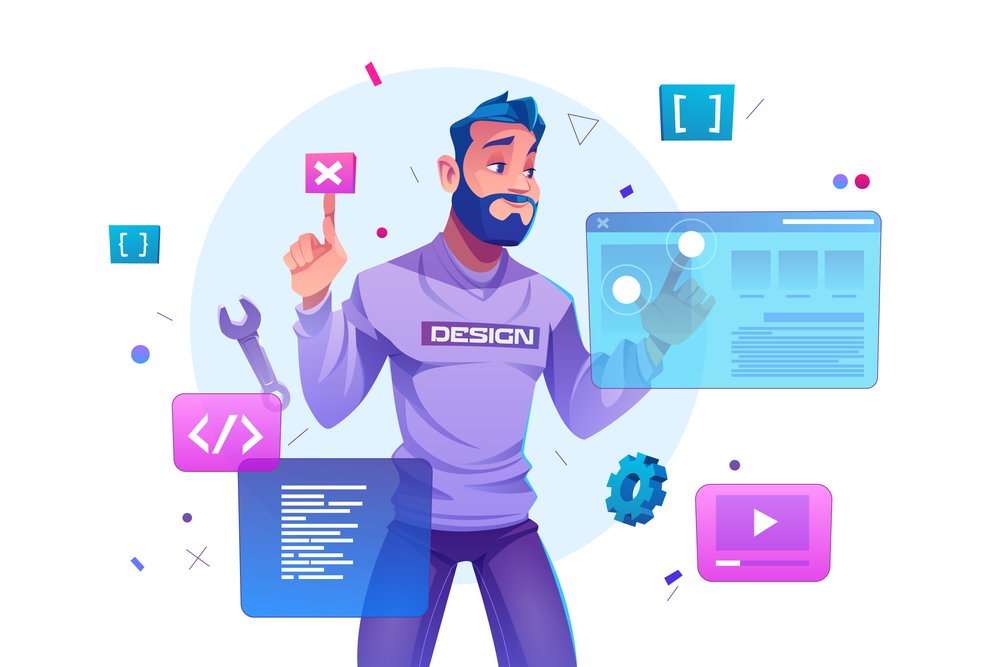
#> input picture Old-Pic.png, 1000 x 667 px, shrunk from 5000 x 3333 before the run
$ python q7.py
#> lines starting #> are read from the running program, lines starting #| are printed output that depends on the picture; after the words box and inside, x2 and y2 are one past the last pixel; in counts of white or black regions, pixels touching at a corner belong together
import cv2
import numpy as np
from matplotlib import pyplot as plt

# Read input image
input_image = cv2.imread("Old-Pic.png")
#> input_image is the input picture: shape (667, 1000, 3); mean B, G, R 243.5, 218.9, 214.5

# Convert to grayscale
gray_image = cv2.cvtColor(input_image, cv2.COLOR_BGR2GRAY)
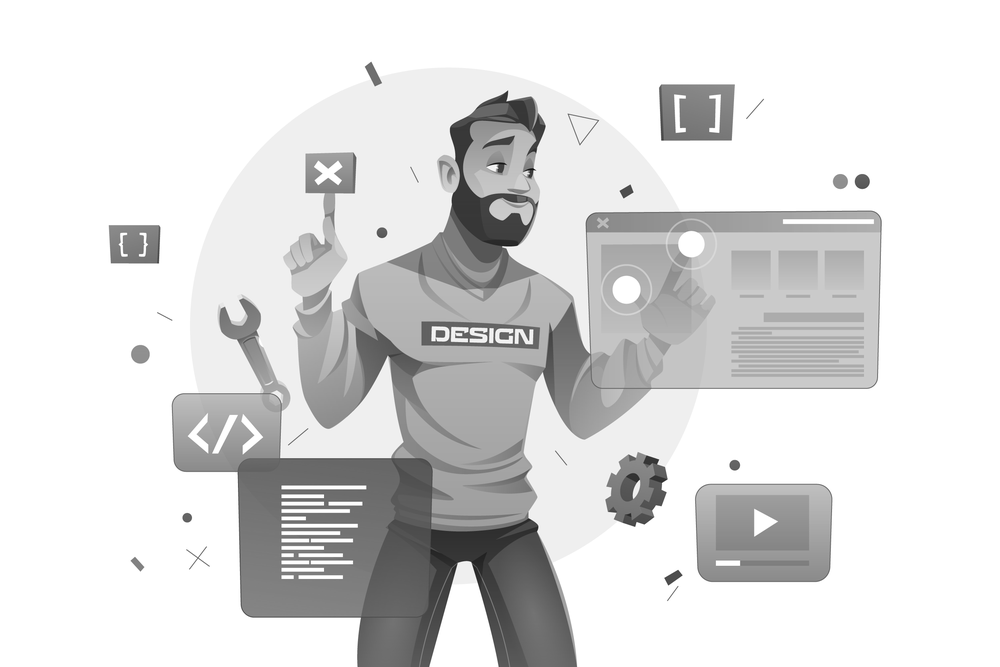
#> gray_image: shape (667, 1000); min 10, max 255, mean 220.4

# Apply automatic thresholding using OpenCV's built-in function
_, binary_image_cv = cv2.threshold(gray_image, 0, 255, cv2.THRESH_BINARY + cv2.THRESH_OTSU)
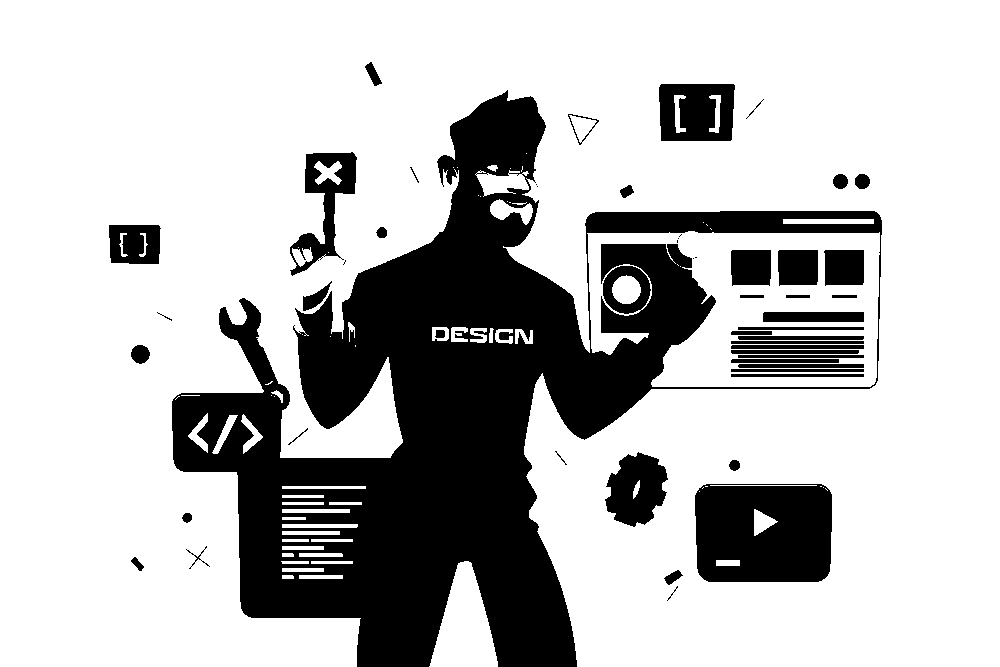
#> binary_image_cv: shape (667, 1000); 74.1% white; 52 black regions (9 under 20 px), largest, box (x1, y1, x2, y2) and area: (172, 90, 882, 667) 136379, (695, 484, 832, 582) 12458, (659, 84, 735, 141) 3721

# Calculate histogram
hist = cv2.calcHist([gray_image], [0], None, [256], [0, 256])
#> hist = 256 values, max 374598 at index 255, min 0 at index 0, mean 2605.5

# Plot histogram
plt.hist(gray_image.ravel(), 256, [0, 256])
plt.title("Histogram of Grayscale Image")
plt.show()
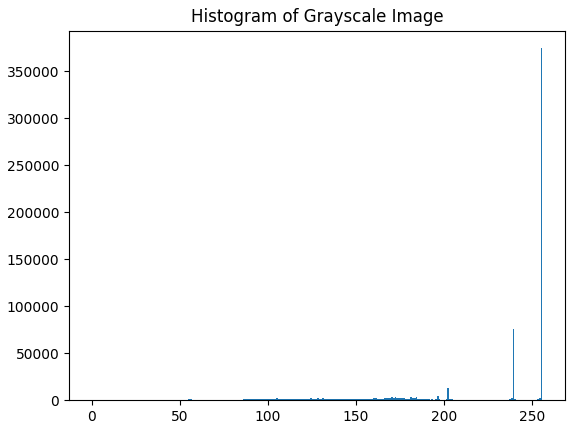
#> figure drawn by matplotlib, 1 panel; tallest bar 374598 high, from x = 255 to 256

# Apply automatic thresholding using Otsu's method
def otsu_threshold(image):
    # Compute histogram
    hist, bins = np.histogram(image, bins=256, range=(0, 256))
#> bins = 257 values from 0 to 256

    # Compute normalized histogram and cumulative sum
    p = hist.astype(np.float32) / np.sum(hist)
#> p = 256 values, max 0.562 at index 255, min 0 at index 0, mean 0.00391
    s = np.cumsum(p)
#> s = 256 values from 0 to 1

    # Compute mean and variance for all possible thresholds
    mean = np.cumsum(p * np.arange(0, 256))
#> mean = 256 values from 0 to 220.4
    mean_t = mean[-1]
#> mean_t = 220.4
    var = np.cumsum(p * (np.arange(0, 256) - mean_t)**2)
#> var = 256 values from 0 to 2843.3

    # Compute between-class variance and find optimal threshold
    bcv = (mean_t * s - mean)**2 / (s * (1 - s))
    threshold = np.argmax(bcv)
#> threshold = 0

    # Apply thresholding to convert image to binary
    binary_image = np.zeros_like(image)
    binary_image[image > threshold] = 255

    return binary_image

binary_image_otsu = otsu_threshold(gray_image)
#> binary_image_otsu: shape (667, 1000); every value is 255

# Display binary images
cv2.imshow("Binary Image (OpenCV)", binary_image_cv)
cv2.imshow("Binary Image (Otsu)", binary_image_otsu)
cv2.waitKey(0)
cv2.destroyAllWindows()
